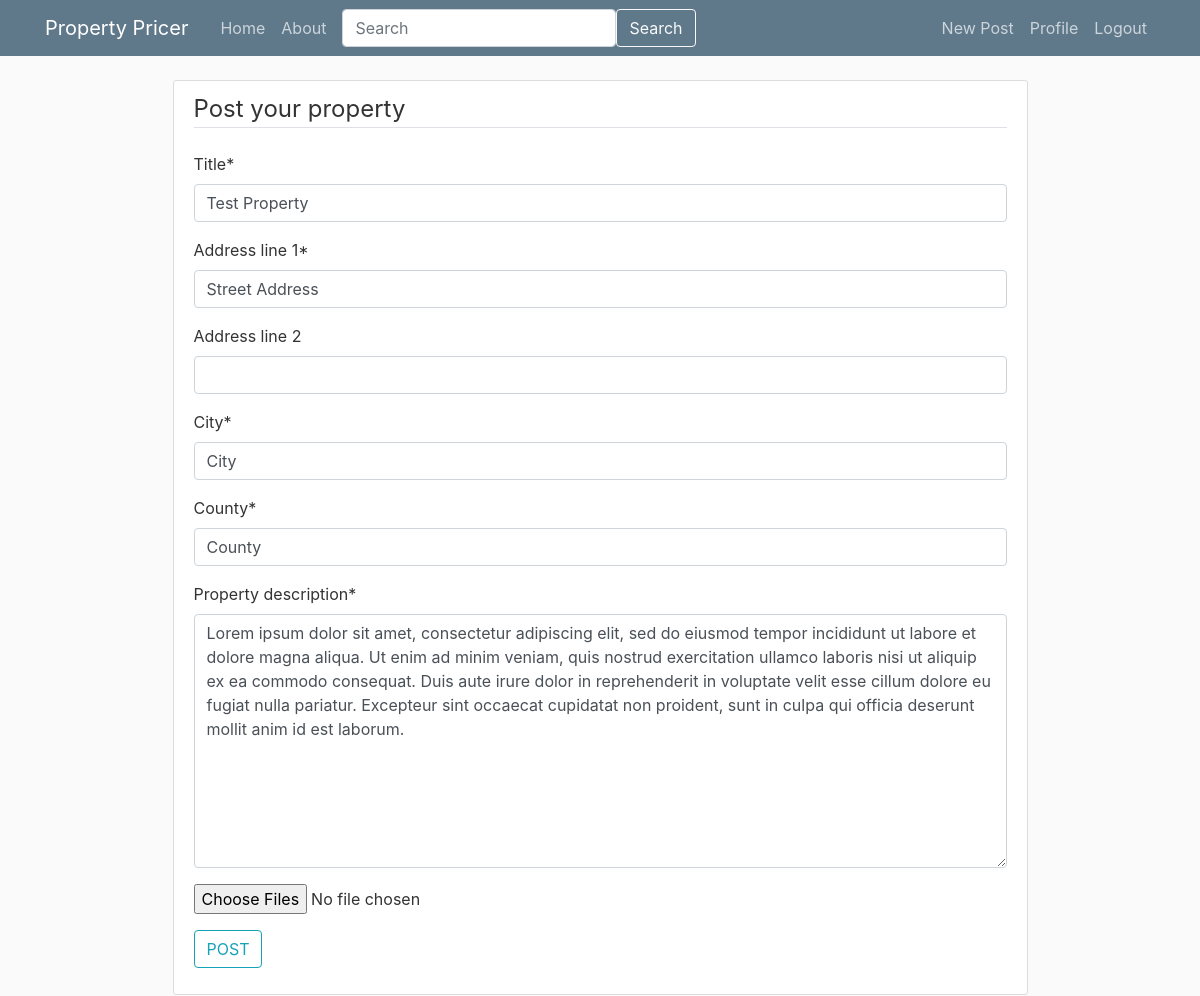
/post/3/update (signed in), run on the app's committed database.
### webpages/models.py (models this page shows, shortened)
class Post(models.Model):
    title = models.CharField(max_length=128)
    property_description = models.TextField()
    address_line_1 = models.CharField(max_length=255, default='')
    address_line_2 = models.CharField(max_length=255, null=True, blank=True)
    city = models.CharField(max_length=128, default='')
    county = models.CharField(max_length=128, default='')
    date_posted = models.DateField(default=timezone.now)
    author = models.ForeignKey(User,related_name="user_posts", on_delete=models.CASCADE)
    """
        this method return a string to redirect the user after posting to that post by returning post details the
        primary key of the newly created post
    """

### webpages/views.py (the view, shortened to what this page needs)
# urls.py: path('post/<int:pk>/update', PostUpdateView.as_view(), name='post-update'),
class PostUpdateView(LoginRequiredMixin, UserPassesTestMixin, UpdateView):
    model = Post
    fields = ['title', 'address_line_1', 'address_line_2', 'city', 'county', 'property_description']
    def test_func(self):
        post = self.get_object()
        if self.request.user == post.author:
            return True
        return False

### templates/webpages/post_form.html (shortened to what this page needs)
{% extends "base.html" %}
{% load crispy_forms_tags %}
    {% block content %}
        <div class="content-section">
            <form method="POST" enctype='multipart/form-data'>
                <fieldset class="form-group">
                    <legend class="border-bottom mb-4">Post your property</legend>
                    {{ form|crispy }}
                    <input type="file" name="post_images" multiple>
                </fieldset>
                <div class="form-group">
                    <button class="btn btn-outline-info" type="submit">POST</button>
                </div>
            </form>
        </div>
{% endblock content %}

### static/css/main.css (style rules this page uses)
body { background: #fafafa; color: #333333; margin-top: 5rem; }
.content-section { background: #ffffff; padding: 10px 20px; border: 1px solid #dddddd; border-radius: 3px; margin-bottom: 20px; }

### data on the page
Post: title "Test Property", address_line_1 "Street Address", city "City", county "County", property_description "Lorem ipsum dolor sit amet, consectetur adipiscing elit, sed do eiusmod tempor incididunt ut labore et dolore magna aliqua. Ut enim ad minim veniam, quis nostrud exercitation ullamco laboris nisi ut aliquip ex ea commodo consequat. Duis aute irure dolor in reprehenderit in voluptate velit esse cillum dolore eu fugiat nulla pariatur. Excepteur sint occaecat cupidatat non proident, sunt in culpa qui officia deserunt mollit anim id est laborum."
